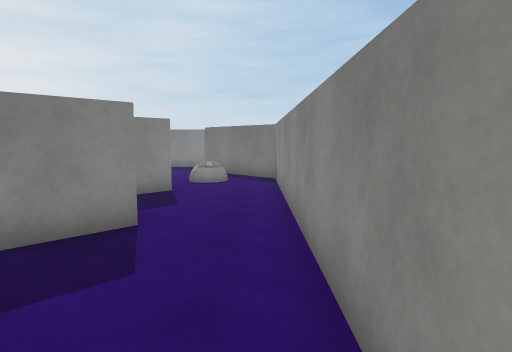
View 1 (above)

24 first-person views from a walk through a Unity game level. The camera is 1.5 m above the floor, tilts 6° down and sees 75° across. The floor is counted in squares, 1 m on a side. Each view is taken from the middle of a square. On the plan, view 1 faces up. The plan holds only what a view shows up to about 15 squares ahead; the rest is blank. The place goes on beyond the plan. The player character is not drawn. Surface patterns are stand-ins for the level's own textures.

View 2
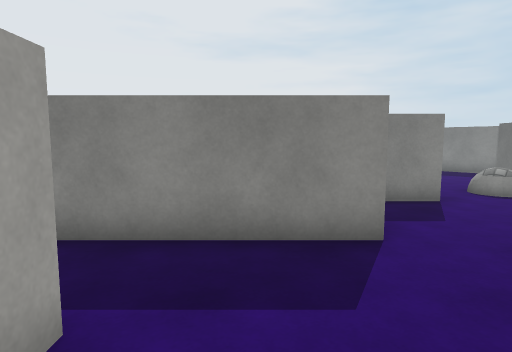

View 3
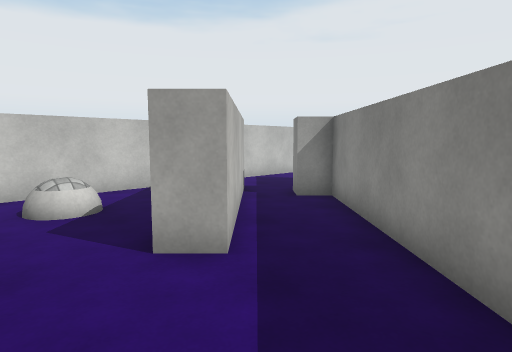

View 4
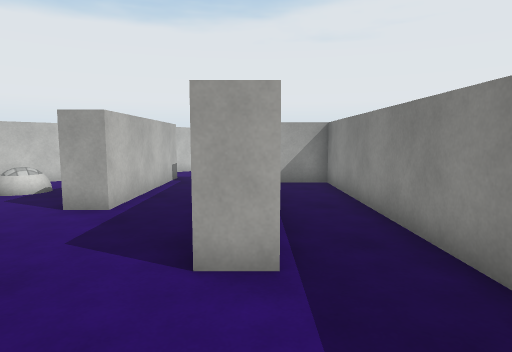

View 5
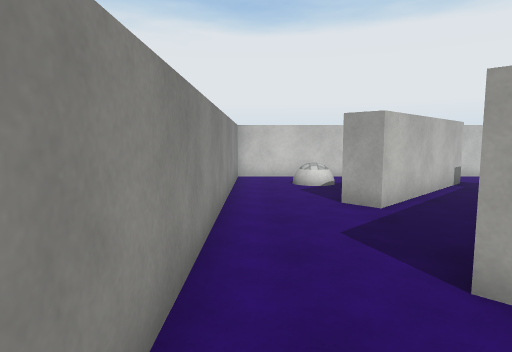

View 6
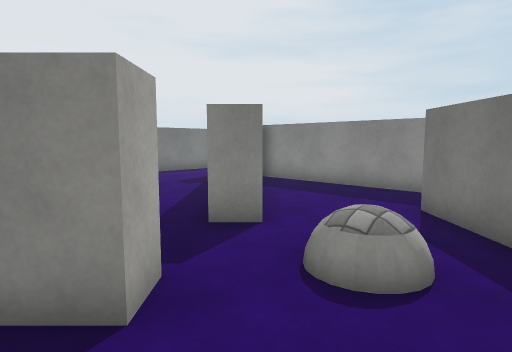

View 7
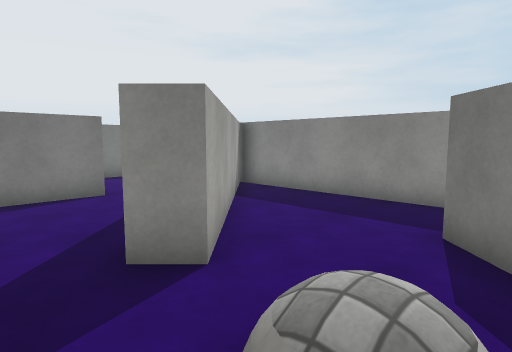

View 8
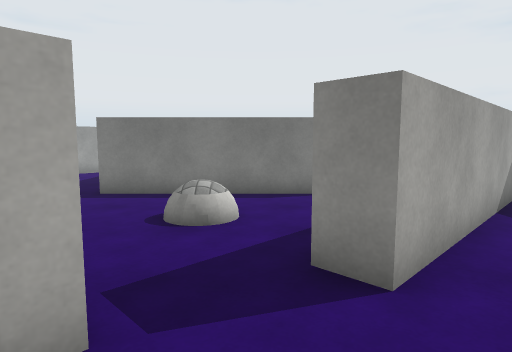

View 9
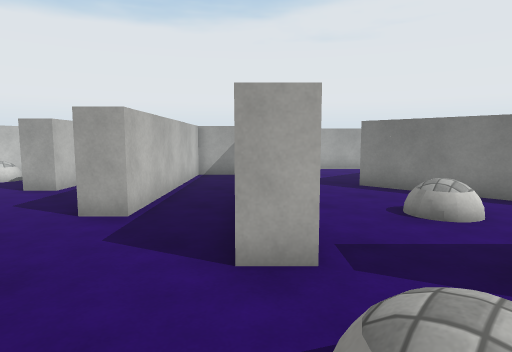

View 10
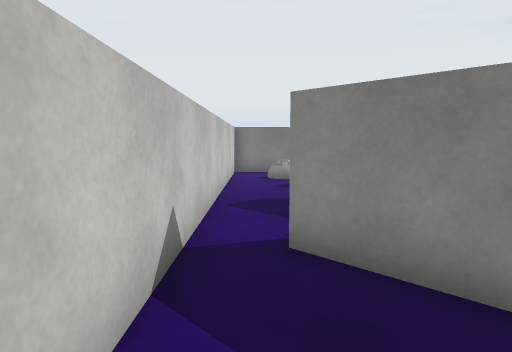

View 11
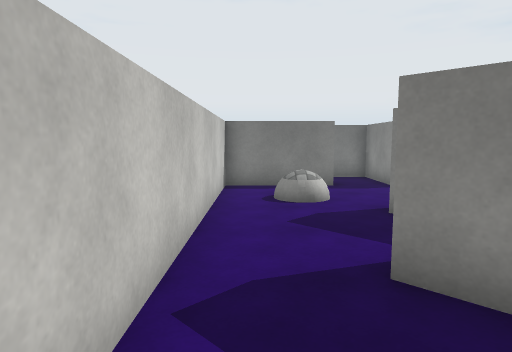

View 12
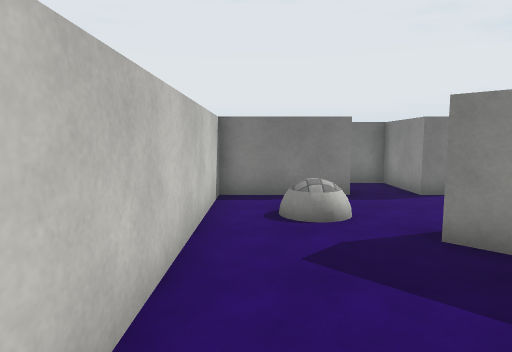

View 13
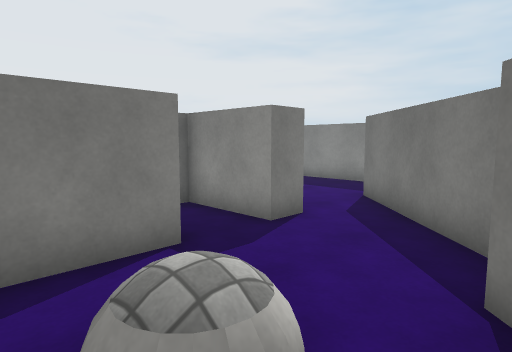

View 14
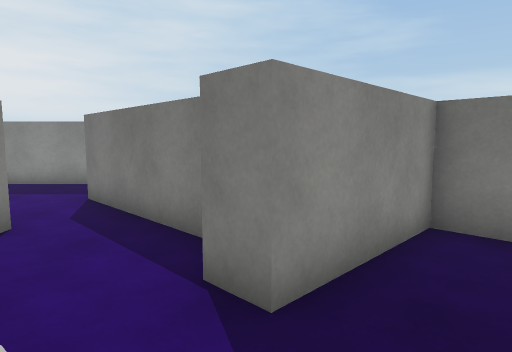

View 15
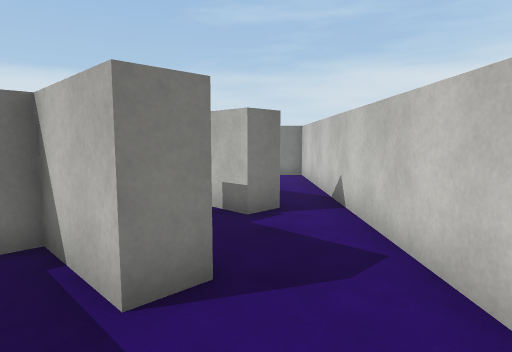

View 16
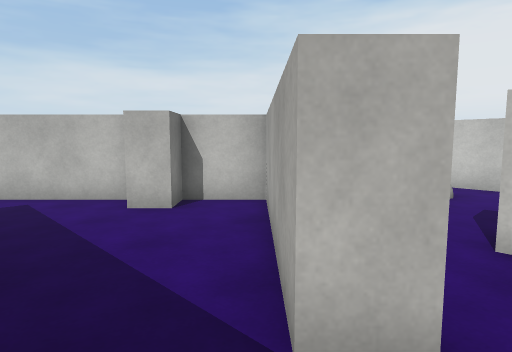

View 17
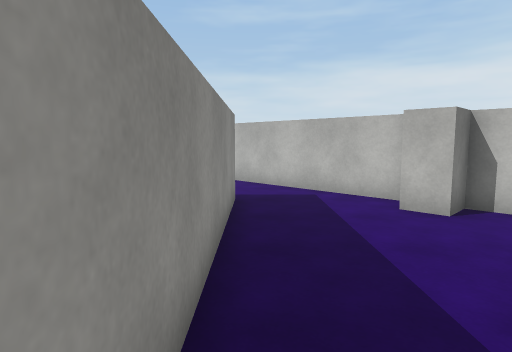

View 18
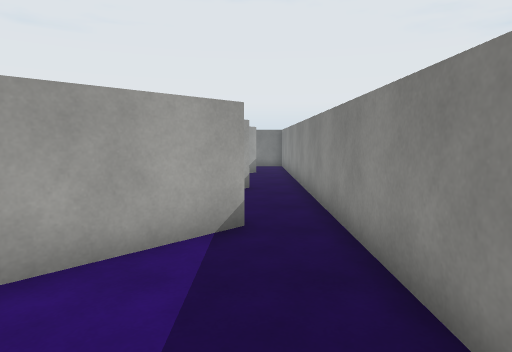

View 19
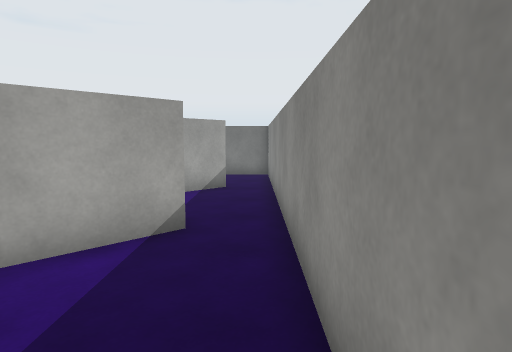

View 20
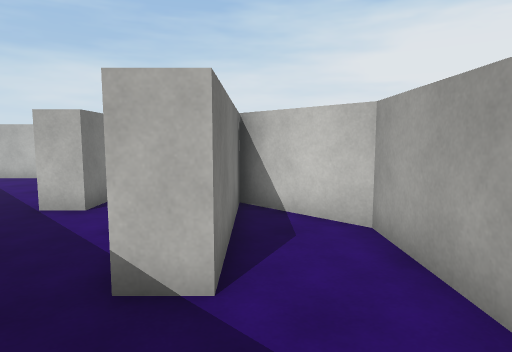

View 21
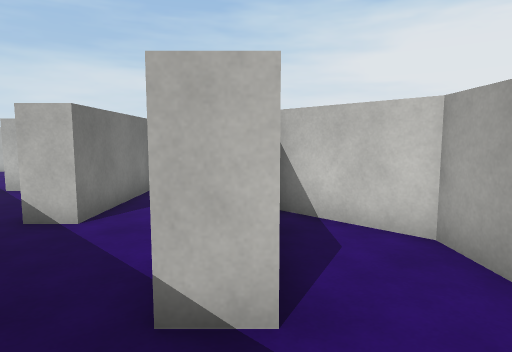

View 22
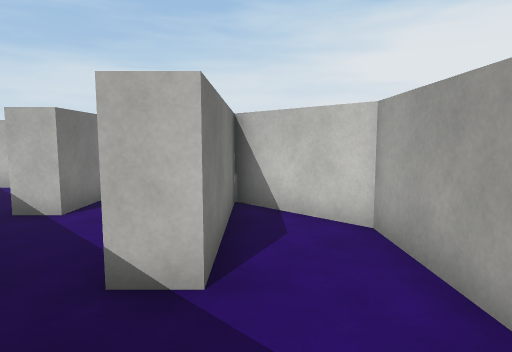

View 23
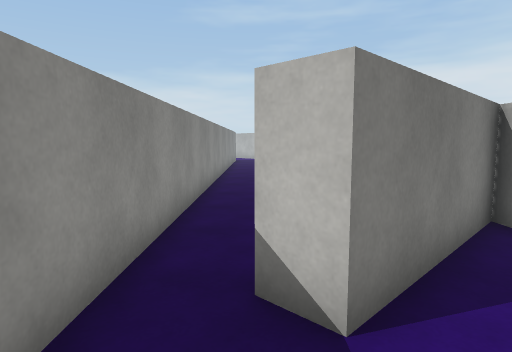

View 24
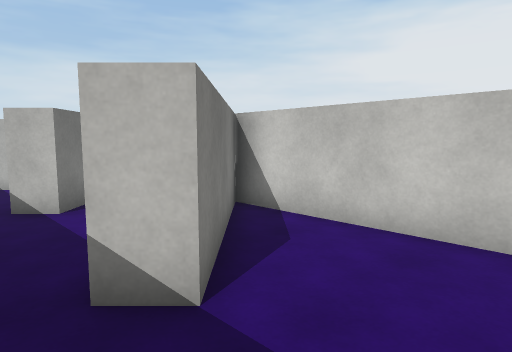

### Floor plan
Ten units are one square. View 1 is at (0, 0); x grows to the right and y downward. Boxes are objects, and circles mark ways between rooms. Rooms are numbered by the first view taken in them; rooms with no view inside come last. Other rooms are left out.
<svg viewBox="-374 -172 387 227">
<path fill="none" stroke="#000" d="M-47 17 -66 35M-33 -108 -26 -101 -103 -24 -87 -7 -28 -66 -21 -59 -79 0 -73 7 -80 14M-73 28 -28 -17 -21 -9M-54 50 8 50 8 -133 -26 -167M-42 -134 -49 -127M-97 18 -105 25 -112 18 -94 0 -110 -17 -139 12 -146 5M-148 -10 -184 -46M-182 14 -182 50 -54 50M-182 -16 -182 -6M-66 35 -73 28M-184 -46 -177 -53 -136 -12M-132 -8 -117 -24 -125 -31 -117 -39M-307 -38 -284 -16 -248 -16 -283 -51 -276 -58 -234 -16 -200 -16 -235 -51 -228 -58 -204 -33M-108 -33 -89 -52M-104 -75 -324 -75M-329 -60 -317 -49M-354 -16 -299 -16 -336 -53 -329 -60M-324 -75 -369 -75 -369 -56M-104 -136 -104 -75M-89 -52 -62 -78"/>
<rect x="-25" y="15" width="10" height="20" fill="#bbb"><title>other object</title></rect>
<rect x="-25" y="-135" width="20" height="20" fill="#bbb"><title>other object</title></rect>
<rect x="-165" y="15" width="20" height="20" fill="#bbb"><title>other object</title></rect>
<rect x="-85" y="-115" width="20" height="10" fill="#bbb"><title>other object</title></rect>
<circle cx="-60" cy="30" r="3" fill="#2a7"/>
<circle cx="-40" cy="-115" r="3" fill="#2a7"/>
<circle cx="-190" cy="-30" r="3" fill="#2a7"/>
<circle cx="-320" cy="-70" r="3" fill="#2a7"/>
<circle cx="-95" cy="-65" r="3" fill="#2a7"/>
<text x="-30" y="-40">1</text>
<text x="-130" y="20">2</text>
<text x="-210" y="-50">3</text>
<text x="-340" y="-40">4</text>
<text x="-80" y="-110">5</text>
</svg>
Room 1 opens to room 2. Room 1 opens to room 5. Room 2 opens to room 3. Room 3 opens to room 4. Room 3 opens to room 5.

Where each view was taken, in squares from view 1:
view 1: 0 up, 0 right, facing up
view 2: 1 up, 0 right, facing up-left
view 3: 5 up, 0 right, facing down-left
view 4: 9 up, 0 right, facing down-left
view 5: 9 up, 0 right, facing down
view 6: 9 up, 0 right, facing up-left
view 7: 11 up, 1 left, facing up-left
view 8: 12 up, 1 left, facing left
view 9: 13 up, 0 right, facing down-left
view 10: 4 down, 2 left, facing left
view 11: 4 down, 7 left, facing left
view 12: 4 down, 9 left, facing left
view 13: 4 down, 14 left, facing up-left
view 14: 4 down, 14 left, facing up
view 15: 3 down, 14 left, facing right
view 16: 7 up, 19 left, facing down-right
view 17: 7 up, 19 left, facing right
view 18: 6 up, 17 left, facing left
view 19: 7 up, 22 left, facing left
view 20: 7 up, 26 left, facing down-right
view 21: 7 up, 30 left, facing down-right
view 22: 7 up, 31 left, facing down-right
view 23: 6 up, 36 left, facing right
view 24: 7 up, 36 left, facing down-right
